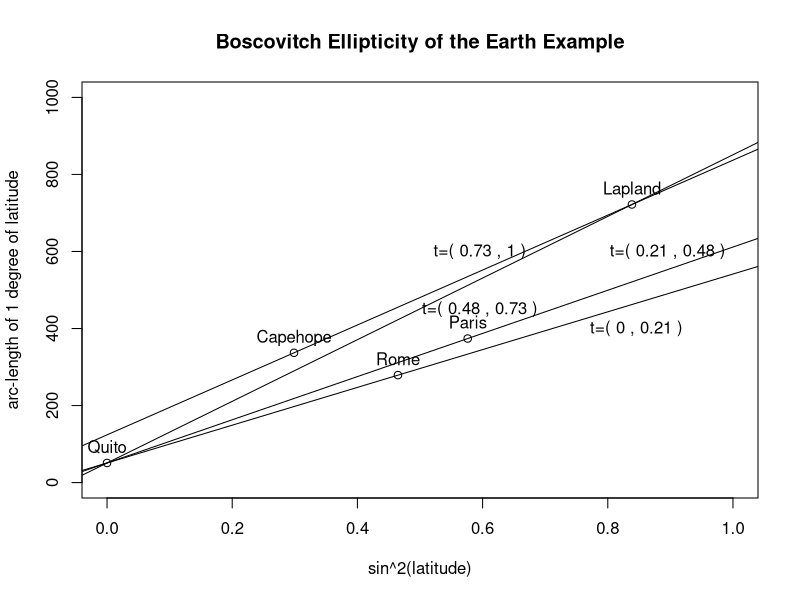

This chart was generated by the following R code:
library(quantreg)


### Name: Bosco
### Title: Boscovich Data
### Aliases: Bosco
### Keywords: datasets

### ** Examples

data(Bosco)
plot(0:10/10,0:10*100,xlab="sin^2(latitude)",
        ylab="arc-length of 1 degree of latitude",type="n")
points(Bosco)
text(Bosco, pos = 3, rownames(Bosco))
z <- rq(y ~ x, tau = -1, data = Bosco)
title("Boscovitch Ellipticity of the Earth Example")
xb <- c(.85,.9,.6,.6)
yb <- c(400,600,450,600)
for(i in 1:4){
        abline(c(z$sol[4:5,i]))
        interval <- paste("t=(",format(round(z$sol[1,i],2)),",",
                format(round(z$sol[1,i+1],2)),")",delim="")
        text(xb[i],yb[i],interval)
        }



